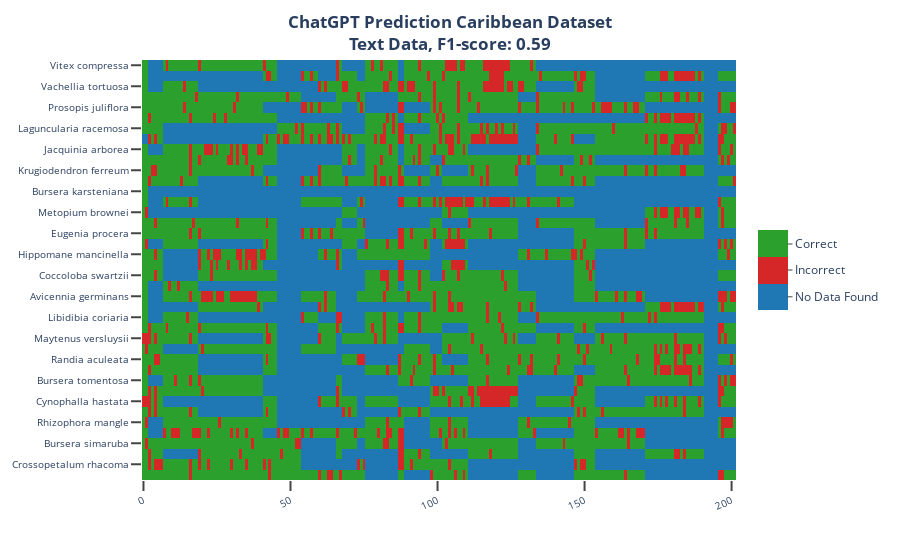

Notebook code for this chart:
### Code cell
# Data
gt_array = df_caribbean_GT.values
pred_array = df_caribbean_ChatGPT.values
heat = gt_array - pred_array
heat[(heat == 1) | (heat == -1)] = 0.5
heat[heat == 0] = 1
heat[np.isnan(heat)] = 0

# Color Scale
color_scale = [
    (0.00, "#1f77b4"), (0.33, "#1f77b4"),
    (0.33, "#d62728"), (0.66, "#d62728"),
    (0.66, "#2ca02c"), (1.00, "#2ca02c")
    ]

# Labels
y_labels = list(df_caribbean_ChatGPT.index)
# x_labels = [F"{trait} - {value}" for trait, value in list(df_caribbean_ChatGPT.columns)]


fig = px.imshow(heat,
                y=y_labels,
                # x=x_labels_top, 
                color_continuous_scale=color_scale
                )
fig.update_xaxes(tickangle=-25, tickfont=dict(size=10),
                 ticks="outside", tickwidth=2, ticklen=10)
fig.update_yaxes(tickangle=0, tickfont=dict(size=10),
                 ticks="outside", tickwidth=2, ticklen=10)


fig.update_layout(coloraxis_colorbar=dict(
                                        title="",
                                        tickvals=[0.33/2, 0.5, 0.33/2*5],
                                        ticktext=["No Data Found", "Incorrect", "Correct"],
                                        ticks="outside",
                                        lenmode="pixels", len=100,),
    title_text=F'<b>ChatGPT Prediction Caribbean Dataset<b><br>Text Data, F1-score: {round(f1, 2)}',title_x=0.5, title_y=0.95,
)

fig.show()

### Figure 1 — Plotly figure (JSON) as saved in the notebook; plotly's stock layout.template omitted (floating-point values rounded to 4 significant figures; data arrays with more than 128 entries replaced by an {"elided": "..."} marker saying what was removed)
{"data": [{"coloraxis": "coloraxis", "hovertemplate": "x: %{x}<br>y: %{y}<br>color: %{z}<extra></extra>", "name": "0", "type": "heatmap", "xaxis": "x", "y": ["Vitex compressa", "Casearia tremula", "Vachellia tortuosa", "Guaiacum sanctum", "Prosopis juliflora", "Coccoloba uvifera", "Laguncularia racemosa", "Amyris ignea", "Jacquinia arborea", "Conocarpus erectus", "Krugiodendron ferreum", "Pithecellobium unguis-cati", "Bursera karsteniana", "Guettarda roupalifolia", "Metopium brownei", "Guaiacum officinale", "Eugenia procera", "Clusia rosea", "Hippomane mancinella", "Quadrella odoratissima", "Coccoloba swartzii", "Handroanthus billbergii", "Avicennia germinans", "Croton niveus", "Libidibia coriaria", "Vitex cymosa", "Maytenus versluysii", "Cynophalla flexuosa", "Randia aculeata", "Schoepfia schreberi", "Bursera tomentosa", "Guapira pacurero", "Cynophalla hastata", "Erythroxylum havanense", "Rhizophora mangle", "Trichilia trifolia", "Bursera simaruba", "Bourreria succulenta", "Crossopetalum rhacoma", "Zanthoxylum monophyllum"], "yaxis": "y", "z": {"elided": "40x202 float values"}}], "layout": {"coloraxis": {"colorbar": {"len": 100, "lenmode": "pixels", "ticks": "outside", "ticktext": ["No Data Found", "Incorrect", "Correct"], "tickvals": [0.165, 0.5, 0.825], "title": {"text": ""}}, "colorscale": [[0, "#1f77b4"], [0.33, "#1f77b4"], [0.33, "#d62728"], [0.66, "#d62728"], [0.66, "#2ca02c"], [1, "#2ca02c"]]}, "margin": {"t": 60}, "title": {"text": "<b>ChatGPT Prediction Caribbean Dataset<b><br>Text Data, F1-score: 0.59", "x": 0.5, "y": 0.95}, "xaxis": {"anchor": "y", "constrain": "domain", "domain": [0, 1], "scaleanchor": "y", "tickangle": -25, "tickfont": {"size": 10}, "ticklen": 10, "ticks": "outside", "tickwidth": 2}, "yaxis": {"anchor": "x", "autorange": "reversed", "constrain": "domain", "domain": [0, 1], "tickangle": 0, "tickfont": {"size": 10}, "ticklen": 10, "ticks": "outside", "tickwidth": 2}}}
